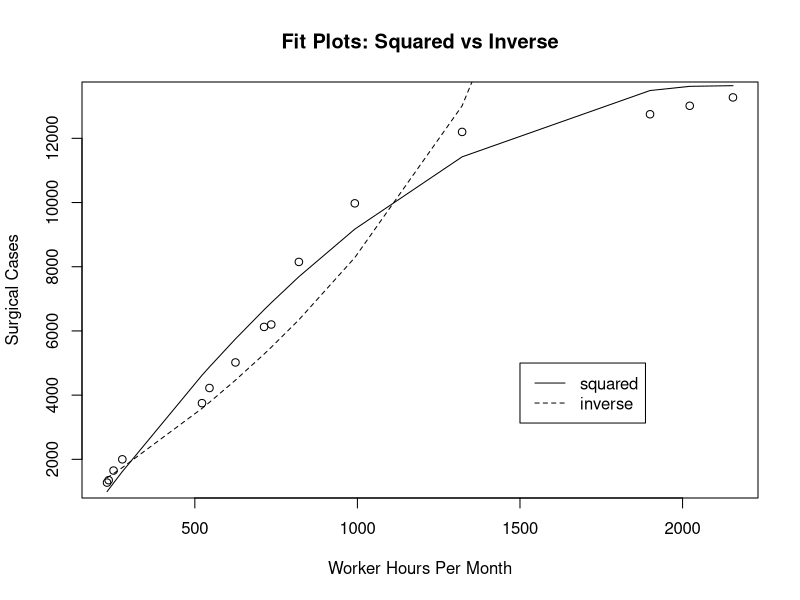

Source code (R):

y=c(1275,1350,1650,2000,3750,4222,5018,6125,6200,8150,9975,12200,12750,13014,13275)
x=c(230,235,250,277,522,545,625,713,735,820,992,1322,1900,2022,2155)

poly<-function(x) -.00358*(x^2) +15.10860*x - 2292.77419
inv<-function(x) 1/((.1743/x)-.000055)

plot(x,y,main="Fit Plots: Squared vs Inverse",ylab="Surgical Cases", xlab="Worker Hours Per Month")
lines(x,poly(x))
lines(x,inv(x),lty=2)
legend(1500,5000,legend=c("squared","inverse"), lty=c(1,2))
